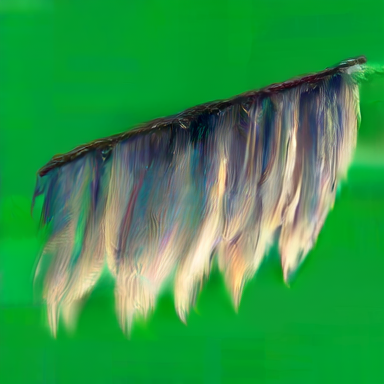
#> input picture assets/source/baleen-keyart-v2/raw/0006.png, 384 x 384 px
$ python -i matte.py   (imports and definitions only)
#> lines starting #> are read from the running program, lines starting #| are printed output that depends on the picture; after the words box and inside, x2 and y2 are one past the last pixel; in counts of white or black regions, pixels touching at a corner belong together
#> further down, picture is the input picture: PIL image 384x384 RGB; mean R, G, B 49.7, 148.9, 71.7
"""Deterministic plain-background extraction, preserves a common canvas and native timing."""
from pathlib import Path
import argparse,json
import numpy as np
from PIL import Image,ImageDraw
from scipy import ndimage as ndi
BASE=Path(__file__).resolve().parent
def matte(im):
    arr=np.asarray(im.convert('RGB')).astype(np.float32)
    bg=np.median(np.concatenate([arr[:16].reshape(-1,3),arr[-16:].reshape(-1,3),arr[:,:16].reshape(-1,3),arr[:,-16:].reshape(-1,3)]),axis=0)
#> bg = [1, 158, 46]
    d=np.linalg.norm(arr-bg,axis=2)
    candidate=d<25
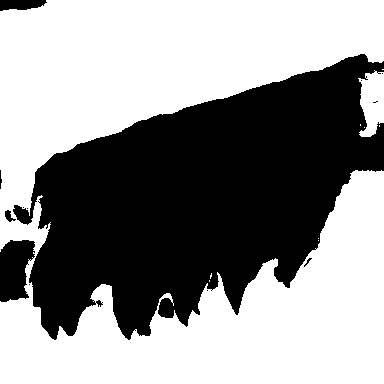
#> candidate: shape (384, 384) bool; 57.4% white; 13 black regions (7 under 20 px), largest, box (x1, y1, x2, y2) and area: (13, 54, 384, 340) 60659, (0, 240, 35, 302) 1658, (0, 0, 47, 11) 403, (5, 210, 16, 222) 66, (0, 170, 2, 189) 23, (304, 258, 312, 267) 20
    labels,n=ndi.label(candidate)
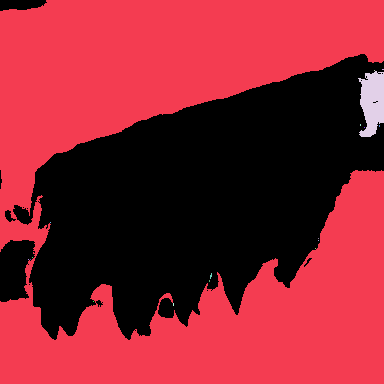
#> labels: shape (384, 384) int32; 19 distinct labels, from 0 to 18; one colour per label, 0 black
#> n = 18
    border=np.unique(np.concatenate([labels[0],labels[-1],labels[:,0],labels[:,-1]]));border=border[border!=0]
#> after `border = np.unique(np.concatenate([labels[0], labels[-1], labels[:, 0]`: border = [0, 1, 2, 4]
#> after `border = border[border != 0]`: border = [1, 2, 4]
    background=np.isin(labels,border)
    # Also remove genuinely enclosed flat backdrop holes between the rope and fork.
    sizes=np.bincount(labels.ravel())
#> sizes = 19 values, max 83331 at index 1, min 1 at index 3, mean 7760.8
    for label in range(1,n+1):
        if label in border or sizes[label]<18:continue
        yy,xx=np.where(labels==label)
        if yy.mean()>280 and np.median(d[labels==label])<20:background|=labels==label
    support=~background
    components,num=ndi.label(support)
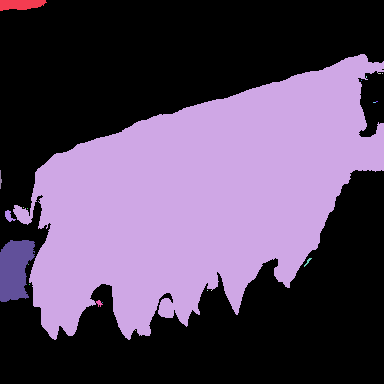
#> components: shape (384, 384) int32; 23 distinct labels, from 0 to 22; one colour per label, 0 black
#> num = 22
    counts=np.bincount(components.ravel());counts[0]=0
#> after `counts = np.bincount(components.ravel())`: counts = 23 values, max 84589 at index 0, min 1 at index 4, mean 6411.1
    support=components==np.argmax(counts)
#> support: shape (384, 384) bool; 41.1% white; 1 white region, box (x1, y1, x2, y2) and area: (13, 54, 384, 340) 60648
    # Estimate foreground coverage from nearby interior colour to remove grey matte fringes.
    interior=ndi.binary_erosion(support,iterations=2)
#> interior: shape (384, 384) bool; 39.1% white; 2 white regions, box (x1, y1, x2, y2) and area: (31, 56, 382, 338) 57487, (15, 207, 31, 223) 126
    nearest=ndi.distance_transform_edt(~interior,return_distances=False,return_indices=True)
    foreground=arr[nearest[0],nearest[1]]
    edge=support & ~interior
#> edge: shape (384, 384) bool; 2.1% white in thin lines or dots, all inside (x1, y1, x2, y2) = (13, 54, 384, 340)
    alpha=support.astype(np.float32)
    vec=foreground-bg
    coverage=np.sum((arr-bg)*vec,axis=2)/np.maximum(np.sum(vec*vec,axis=2),1)
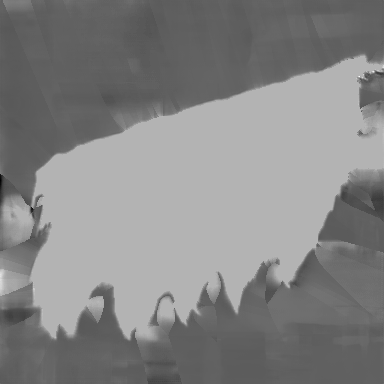
#> coverage: shape (384, 384) float32; min -1.16, max 1.9, mean 0.436; drawn with min black and max white
    alpha[edge]=np.clip(coverage[edge],0,1)
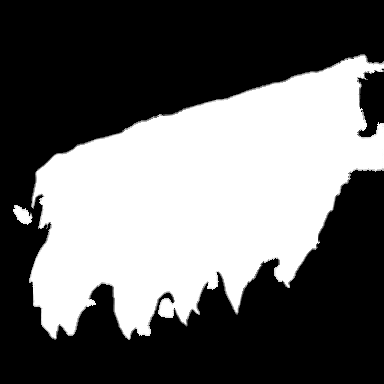
#> alpha: shape (384, 384) float32; min 0, max 1, mean 0.404
    recovered=bg+(arr-bg)/np.maximum(alpha[:,:,None],0.08)
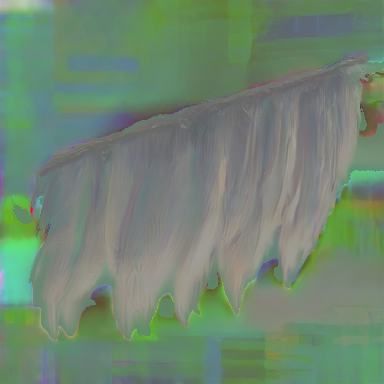
#> recovered: shape (384, 384, 3) float32; mean R, G, B 59.5, 152.4, 65.4; drawn with min black and max white
    arr[edge]=np.clip(recovered[edge],0,255)
    rgba=np.dstack([arr,np.round(alpha*255)]).astype(np.uint8)
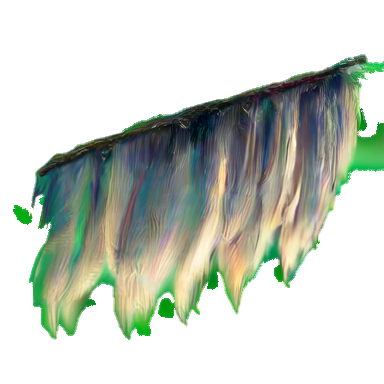
#> rgba: shape (384, 384, 4); mean R, G, B, A 50.1, 148.7, 71.9, 103.1; transparent parts drawn white
    return Image.fromarray(rgba),bg.tolist()
def main(state,revision,samples):
    name=f'{state}_{revision}';files=sorted((BASE/'raw'/name).glob('*.png'))
    dest=BASE/'transparent'/name;dest.mkdir(parents=True,exist_ok=True)
    selected=[files[i] for i in np.linspace(0,len(files)-1,8,dtype=int)] if samples else files
    checks=[];sheet=Image.new('RGB',(4*352,2*380),'#19313b')
    for k,p in enumerate(selected):
        clean,bg=matte(Image.open(p));clean.save(dest/p.name)
        checks.append({'frame':p.name,'background_rgb':bg,'alpha_bbox':clean.getbbox()})
        if samples:
            small=clean.resize((352,352));x=k%4*352;y=k//4*380;sheet.paste(small,(x,y),small);ImageDraw.Draw(sheet).text((x+8,y+356),p.stem,fill='white')
    if samples:sheet.save(BASE/'review'/f'{name}_matte-samples.jpg',quality=93)
    (BASE/'review'/f'{name}_matte.json').write_text(json.dumps({'mode':'samples' if samples else 'all','algorithm':'border connected plain-backdrop removal; no per-frame resizing or root shift','frames':checks},indent=2),encoding='utf-8')
    print('MATTE',name,len(selected))
# [2 lines not run here, left out]

>>> from PIL import Image
>>> picture = Image.open('../baleen-keyart-v2/raw/0006.png')
>>> result = matte(picture)

$ run again, on assets/source/baleen-keyart-v2/raw/0029.png
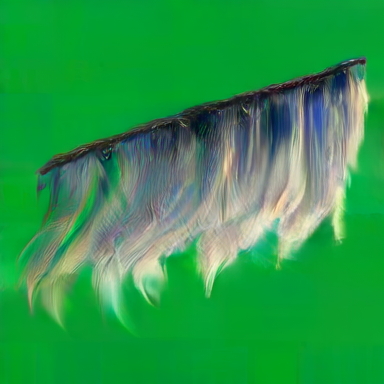
#> input picture assets/source/baleen-keyart-v2/raw/0029.png, 384 x 384 px
#> picture is the input picture: PIL image 384x384 RGB; mean R, G, B 43, 151.8, 73.9
#> bg = [1, 159, 48]
#> candidate: shape (384, 384) bool; 60.9% white; 21 black regions (19 under 20 px), largest, box (x1, y1, x2, y2) and area: (0, 55, 384, 329) 57553, (379, 207, 384, 213) 20
#> labels: shape (384, 384) int32; 25 distinct labels, from 0 to 24
#> n = 24
#> border = [0, 1, 2, 5]
#> border = [1, 2, 5]
#> background: shape (384, 384) bool; 60.7% white; 20 black regions (18 under 20 px), largest, box (x1, y1, x2, y2) and area: (0, 55, 384, 329) 57777, (379, 207, 384, 213) 20
#> sizes = 25 values, max 57663 at index 0, min 1 at index 3, mean 5898.2
#> in matte, `components,num=ndi.label(support)`:
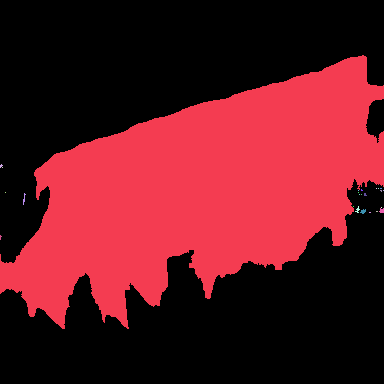
#> components: shape (384, 384) int32; 25 distinct labels, from 0 to 24; one colour per label, 0 black
#> num = 24
#> counts = 25 values, max 89569 at index 0, min 1 at index 3, mean 5898.2
#> interior: shape (384, 384) bool; 37.3% white; 1 white region, box (x1, y1, x2, y2) and area: (2, 57, 382, 327) 54932
#> edge: shape (384, 384) bool; 1.9% white in thin lines or dots, all inside (x1, y1, x2, y2) = (0, 55, 384, 329)
#> in matte, `rgba=np.dstack([arr,np.round(alpha*255)]).astype(np.uint8)`:
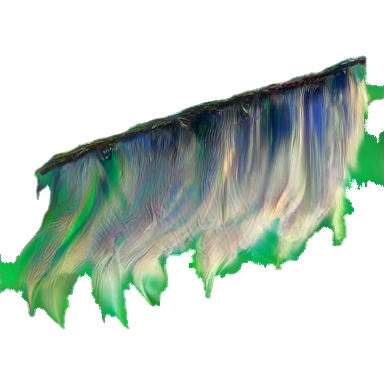
#> rgba: shape (384, 384, 4); mean R, G, B, A 43.3, 151.7, 74.1, 98.3; transparent parts drawn white

$ run again, on assets/source/baleen-keyart-v2/raw/0038.png
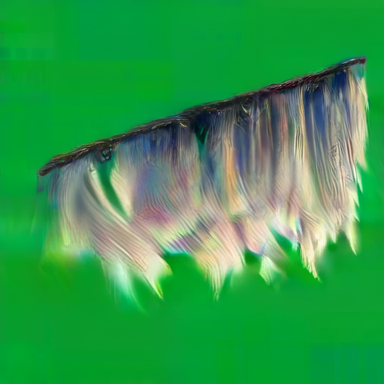
#> input picture assets/source/baleen-keyart-v2/raw/0038.png, 384 x 384 px
#> picture is the input picture: PIL image 384x384 RGB; mean R, G, B 50.7, 154.5, 76.4
#> bg = [4, 159, 49]
#> candidate: shape (384, 384) bool; 61.2% white; 13 black regions (11 under 20 px), largest, box (x1, y1, x2, y2) and area: (0, 55, 384, 310) 57106, (329, 245, 336, 250) 30
#> labels: shape (384, 384) int32; 40 distinct labels, from 0 to 39
#> n = 39
#> border = [0, 1, 3]
#> border = [1, 3]
#> background: shape (384, 384) bool; 61.1% white; 13 black regions (11 under 20 px), largest, box (x1, y1, x2, y2) and area: (0, 55, 384, 310) 57351, (329, 245, 336, 250) 30
#> sizes = 40 values, max 57176 at index 0, min 1 at index 2, mean 3686.4
#> in matte, `components,num=ndi.label(support)`:
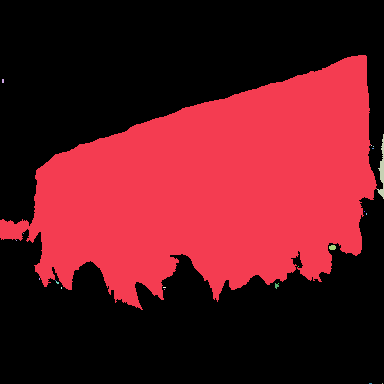
#> components: shape (384, 384) int32; 23 distinct labels, from 0 to 22; one colour per label, 0 black
#> num = 22
#> counts = 23 values, max 90035 at index 0, min 1 at index 4, mean 6411.1
#> interior: shape (384, 384) bool; 36.9% white; 1 white region, box (x1, y1, x2, y2) and area: (2, 57, 375, 306) 54368
#> edge: shape (384, 384) bool; 1.9% white in thin lines or dots, all inside (x1, y1, x2, y2) = (0, 55, 377, 310)
#> in matte, `rgba=np.dstack([arr,np.round(alpha*255)]).astype(np.uint8)`:
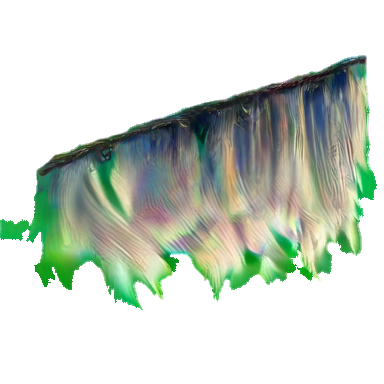
#> rgba: shape (384, 384, 4); mean R, G, B, A 51.1, 154.4, 76.6, 97.4; transparent parts drawn white

$ run again, on assets/source/baleen-keyart-v2/raw/0049.png
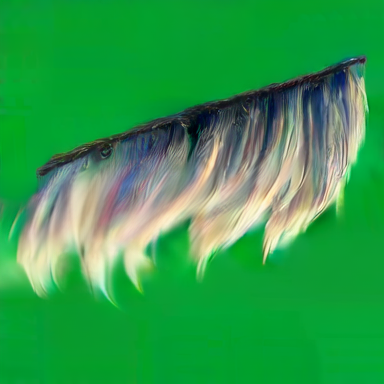
#> input picture assets/source/baleen-keyart-v2/raw/0049.png, 384 x 384 px
#> picture is the input picture: PIL image 384x384 RGB; mean R, G, B 48.5, 155.6, 75.3
#> bg = [3, 158, 48]
#> candidate: shape (384, 384) bool; 64.2% white; 10 black regions (8 under 20 px), largest, box (x1, y1, x2, y2) and area: (0, 53, 372, 308) 52669, (235, 246, 243, 252) 25
#> labels: shape (384, 384) int32; 6 distinct labels, from 0 to 5
#> n = 5
#> border = [0, 1]
#> border = [1]
#> background: shape (384, 384) bool; 64.2% white; 10 black regions (8 under 20 px), largest, box (x1, y1, x2, y2) and area: (0, 53, 372, 308) 52686, (235, 246, 243, 252) 25
#> sizes = [52717, 94722, 3, 1, 11, 2]
#> components: shape (384, 384) int32; 14 distinct labels, from 0 to 13
#> num = 13
#> counts = [94722, 52685, 8, 4, 1, 1, 1, 1, 1, 1, 23, 2, 3, 3]
#> interior: shape (384, 384) bool; 33.9% white; 2 white regions, box (x1, y1, x2, y2) and area: (2, 55, 370, 305) 49966, (2, 200, 9, 215) 51
#> edge: shape (384, 384) bool; 1.8% white in thin lines or dots, all inside (x1, y1, x2, y2) = (0, 53, 372, 308)
#> in matte, `rgba=np.dstack([arr,np.round(alpha*255)]).astype(np.uint8)`:
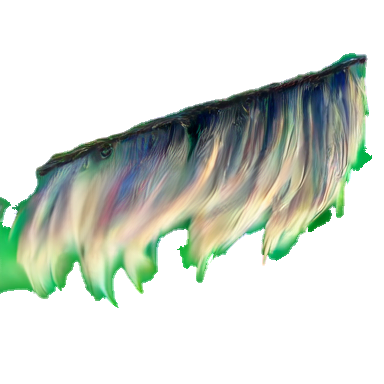
#> rgba: shape (384, 384, 4); mean R, G, B, A 48.9, 155.5, 75.6, 89.5; transparent parts drawn white
